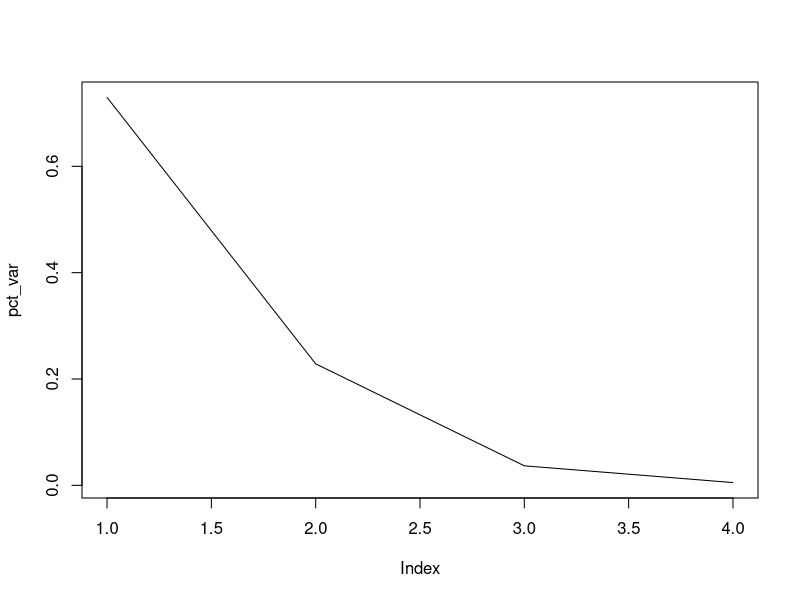

Write the R code that produced this figure. (Note: this script raises an error after producing the figure.)
iris_data <- iris[,-5]
iris_pca <- prcomp(iris_data, center = TRUE, scale. = TRUE)
print(iris_pca)

tot_var <- sum(sapply(iris_pca$sdev, function(x) x*x))
pct_var <- sapply(iris_pca$sdev,function(x) x*x/tot_var)
plot(pct_var,type="l")

sum(pct_var[1:2])
autoplot(iris_pca)

autoplot(iris_pca, data=iris, colour='Species')

autoplot(iris_pca, data=iris, colour='Species', label=TRUE, label.size=3)

autoplot(iris_pca, data = iris, colour = 'Species', loadings = TRUE, loadings.colour = 'blue',loadings.label = TRUE, loadings.label.size = 3)

tmp <- icu[,-c(1, 2)]
pca_tmp <- prcomp(tmp, center = TRUE, scale. = TRUE)
print(pca_tmp)
plot(pca_tmp, type="l")
tot_var <-sum(sapply(pca_tmp$sdev,function(x) x*x))

pct_var <- sapply(pca_tmp$sdev,function(x) x*x/tot_var)
plot(pct_var, type="l")
sum(pct_var[1:10])

autoplot(pca_tmp)
plot(pca_tmp$x[,1:2])
autoplot(pca_tmp, data = icu, colour = 'STA')
plot(pca_tmp$x[,1:2], col=icu[,2]+1)